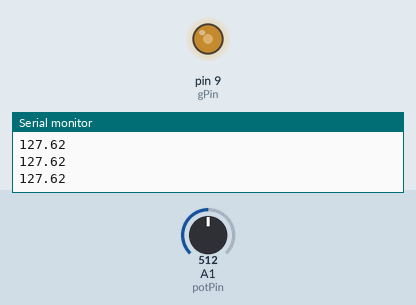
This sketch was run on a simulated Arduino Uno, built with avr-gcc and run on an emulated ATmega328P. On the bench: output pins drawn as LEDs (lit = HIGH), the last lines printed to the serial monitor. The inputs (shaded band) are chosen by the test bench; at power-on: A1 (potPin) = 512.

Above: at 1.2 s.
1.3 s: A1 (potPin) set to 716
At 2.1 s:
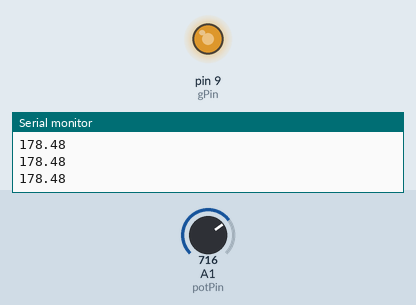
2.8 s: A1 (potPin) set to 900
At 3.1 s:
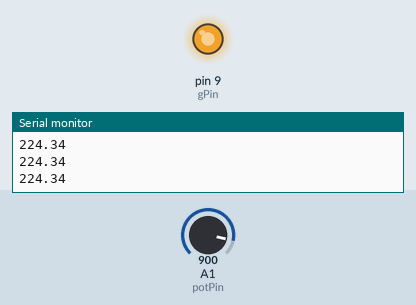
4.3 s: A1 (potPin) set to 122
At 5.4 s:
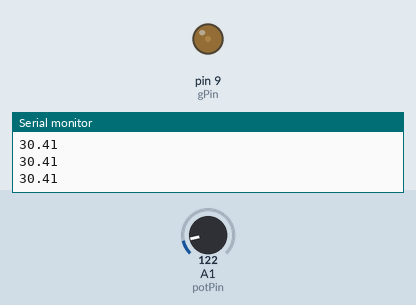
5.8 s: A1 (potPin) set to 0
At 6.4 s:
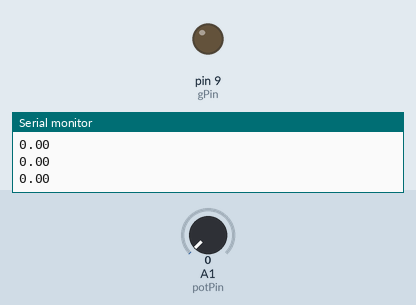
7.3 s: A1 (potPin) set to 511
At 7.8 s:
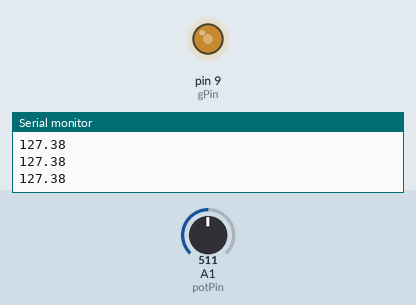
Timing chart, 0 to 9.8 s (numbered marks = the images above; inputs shaded):
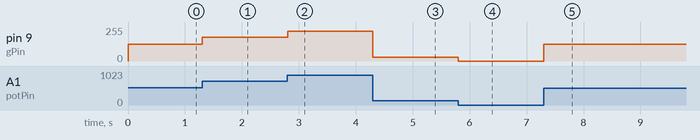

Measured:
- after the input at 1.3 s, pin 9 (gPin): 127/255 → 178/255 at once
- after the input at 2.8 s, pin 9 (gPin): 178/255 → 224/255 at once
- after the input at 4.3 s, pin 9 (gPin): 224/255 → 30/255 at once
- after the input at 5.8 s, pin 9 (gPin): 30/255 → 0/255 at once
- after the input at 7.3 s, pin 9 (gPin): 0/255 → 127/255 at once

The sketch:

dimmable_led_project_using_potentiometer1.ino
```cpp
/*by using potentiometer to change the intensity of led.
rotate the potentiometer nob the light intensity will be varied.
*/
int potPin=A1;//potentiometer terminal 1 min connected to A1;
int gPin=9;//resister is connected to pin 9
int potVal;
float LEDVal;
void setup()
{
  pinMode(potPin, INPUT);
  pinMode(gPin,OUTPUT);
  Serial.begin(9600);
}

void loop()
{
  //rotate the nop by changing the intensity of led.
  potVal=analogRead(potPin);
  LEDVal=(255./1023.)*potVal;
  analogWrite(gPin,LEDVal);
  Serial.println(LEDVal);

}
```
